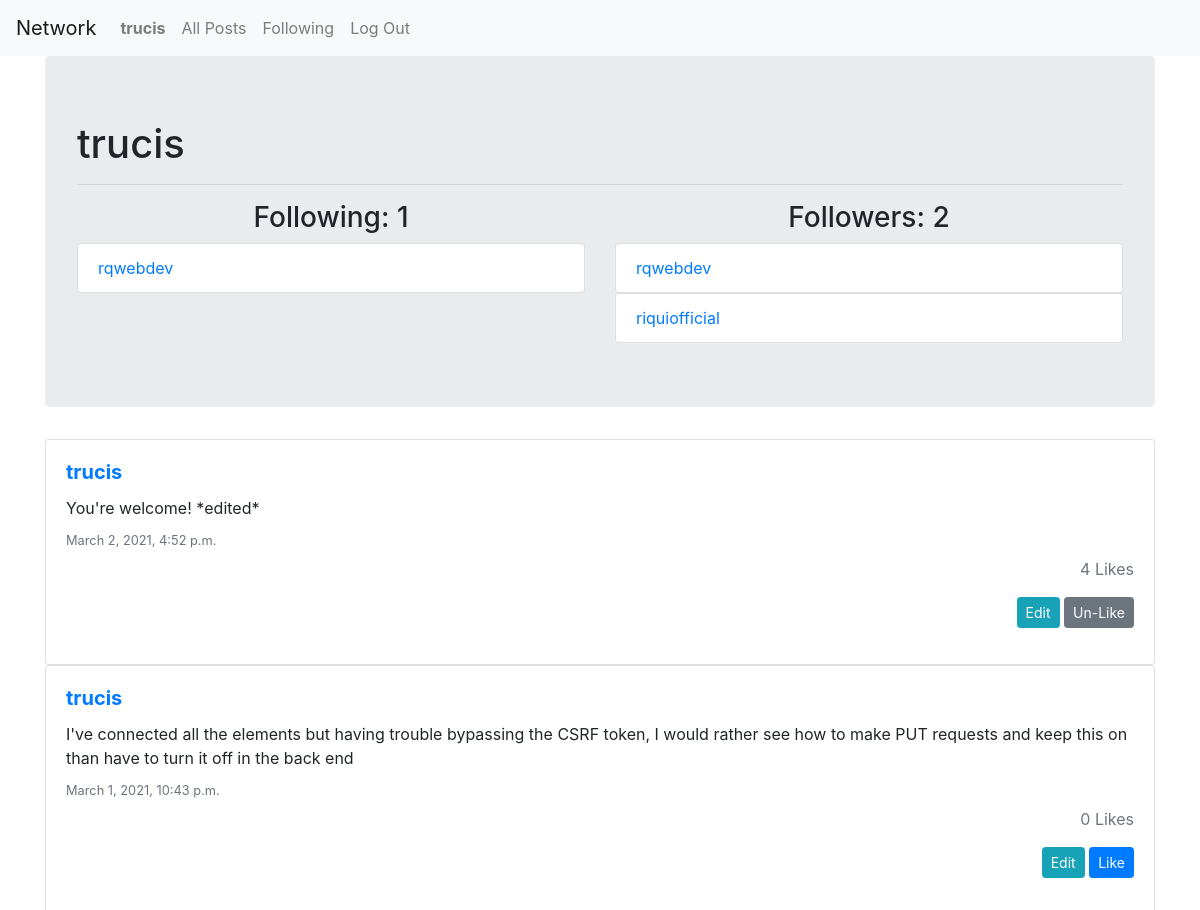
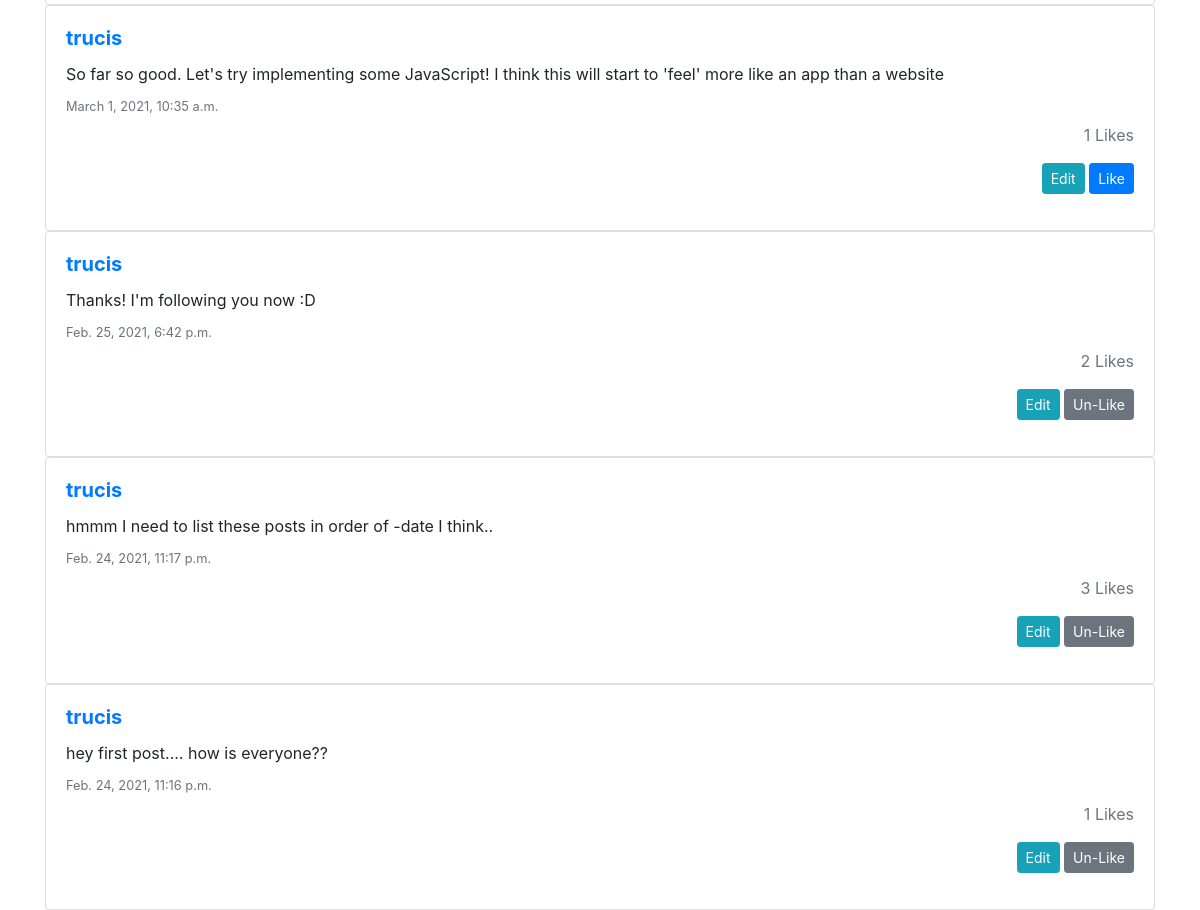
The page /profile (signed in) on the database its author committed (2 pictures, top to bottom).
### network/models.py (models this page shows, shortened)
class User(AbstractUser):
    following = models.ManyToManyField(
        "self", symmetrical=False, blank=True, default=None)
    def total_following(self):
        return self.following.count()

class Post(models.Model):
    author = models.ForeignKey(User, on_delete=models.CASCADE)
    content = models.CharField(max_length=250)
    date = models.DateTimeField(auto_now_add=True)
    likes = models.ManyToManyField(
        User, blank=True, default=None, related_name="post_likes")
    def total_likes(self):
        return self.likes.count()

### network/views.py (the view, shortened to what this page needs)
# urls.py: path("profile", views.profile, name="profile"),
def profile(request, user=False, follow=None):
    if user == False:
        user = request.user
    else:
        user = get_object_or_404(User, username=user)
    total_following = user.total_following()
    followers = User.objects.filter(following=user)
    total_followers = followers.count()
    own_profile = False
    already_following = False
    if user == request.user:
        own_profile = True
    elif request.user in followers:
        already_following = True
    posts = Post.objects.filter(author__exact=user)
    ordered_posts = posts.order_by("-date")
    return render(request, "network/profile.html", {"title": user.username, "user": user, "total_following": total_following, "total_followers": total_followers, "followers": followers, "posts": ordered_posts, "own_profile": own_profile, "already_following": already_following})

### network/templates/network/profile.html (shortened to what this page needs)
{% extends "network/layout.html" %}{% block title %}Social Network - {{title}}{%endblock%} {% block body %}
<div class="container">
  <div class="jumbotron">
    <h1>{{user.username}}
    </h1>
    <hr class="my-3" />
    <div class="row">
      <div class="col-6">
        <h3 class="text-center">Following: {{total_following}}</h3>
        <ul class="list-group">
          {% for follower in user.following.all %}
          <a href="/profile/{{follower}}"><li class="list-group-item">{{follower}}</li></a>
          {% endfor %}
        </ul>
      </div>
      <div class="col-6">
        <h3 class="text-center">Followers: {{total_followers}}</h3>
        <ul class="list-group">
          {% for follower in followers %}
          <a href="/profile/{{follower}}"><li class="list-group-item">{{follower}}</li></a>
          {% endfor %}
        </ul>
      </div>
    </div>
</div>
</div>
<div class="container">
      <div class="row">
            {% for post in posts %}
            <div class="container">
              <div class="card">
                <div class="card-body">
                    <a href="{% url 'user_profile' post.author %}"><h5 class="card-title"><strong>{{post.author}}</strong></h5></a>
                    <p class="card-text" id="card-text{{post.id}}">{{post.content}}</p>
                  <h6 class="card-subtitle mb-2 text-muted" id="date{{post.id}}">
                    <small>{{post.date}}</small>
                  </h6>
                  <p class="text-muted mt-0 text-right like{{post.id}}">{{post.total_likes}} Likes
                    {% if request.user.is_authenticated %}
                    <div class="text-right">
                      <form action="" class="like-form">
                        {%if request.user == post.author %}
                        <button class="btn btn-info btn-sm btn-edit edit{{post.id}}">Edit</button>
                        {%endif%}
                        {% if request.user in post.likes.all %}
                            <button id="{{post.id}}" class="btn btn-secondary btn-sm btn-like">Un-Like</button>
                        {% else %}
                            <button id="{{post.id}}" class="btn btn-primary btn-sm btn-like">Like</button>
                        {%endif%}
                      </form>
                      </div>
                    {%endif%}
                  </p>
                </div>
              </div>
            </div>
            {%endfor%}
    </div>
</div>
{% endblock %}

### network/templates/network/layout.html (shortened to what this page needs)
{% load static %}
<!DOCTYPE html>
<html lang="en">
  <head>
    <link
      rel="stylesheet"
      href="https://stackpath.bootstrapcdn.com/bootstrap/4.4.1/css/bootstrap.min.css"
    />
    <link href="{% static 'network/styles.css' %}" rel="stylesheet" />
  </head>
  <body>
    <nav class="navbar navbar-expand-lg navbar-light bg-light">
      <a class="navbar-brand" href="{% url 'index' %}">Network</a>
      <div>
        <ul class="navbar-nav mr-auto">
          {% if request.user.is_authenticated %}
          <li class="nav-item">
            <a class="nav-link" href="{% url 'profile' %}"
              ><strong>{{ request.user.username }}</strong></a
            >
          </li>
          {% endif %}
          <li class="nav-item">
            <a class="nav-link" href="{% url 'index' %}">All Posts</a>
          </li>
          {% if request.user.is_authenticated %}
          <li class="nav-item">
            <a class="nav-link" href="{% url 'following' 'True' %}"
              >Following</a
            >
          </li>
          <li class="nav-item">
            <a class="nav-link" id="logout" href="{% url 'logout' %}"
              >Log Out</a
            >
          </li>
          {% endif %}
        </ul>
      </div>
    </nav>
    <div class="body">{% block body %} {% endblock %}</div>
  </body>
</html>

### rows shown on the page
User: user.username "trucis", username "trucis"
User: username "rqwebdev"
User: username "riquiofficial"
Post: author "trucis", content "You're welcome! *edited*", date "March 2, 2021, 4:52 p.m.", total_likes "4"
Post: author "trucis", content "I've connected all the elements but having trouble bypassing the CSRF token, I would rather see how to make PUT requests and keep this on than have to turn it off in the back end", date "March 1, 2021, 10:43 p.m.", total_likes "0"
Post: author "trucis", content "So far so good. Let's try implementing some JavaScript! I think this will start to 'feel' more like an app than a website", date "March 1, 2021, 10:35 a.m.", total_likes "1"
Post: author "trucis", content "Thanks! I'm following you now :D", date "Feb. 25, 2021, 6:42 p.m.", total_likes "2"
Post: author "trucis", content "hmmm I need to list these posts in order of -date I think..", date "Feb. 24, 2021, 11:17 p.m.", total_likes "3"
Post: author "trucis", content "hey first post.... how is everyone??", date "Feb. 24, 2021, 11:16 p.m.", total_likes "1"

### other values the page prints
{{ total_following }} "1"
{{ total_followers }} "2"
